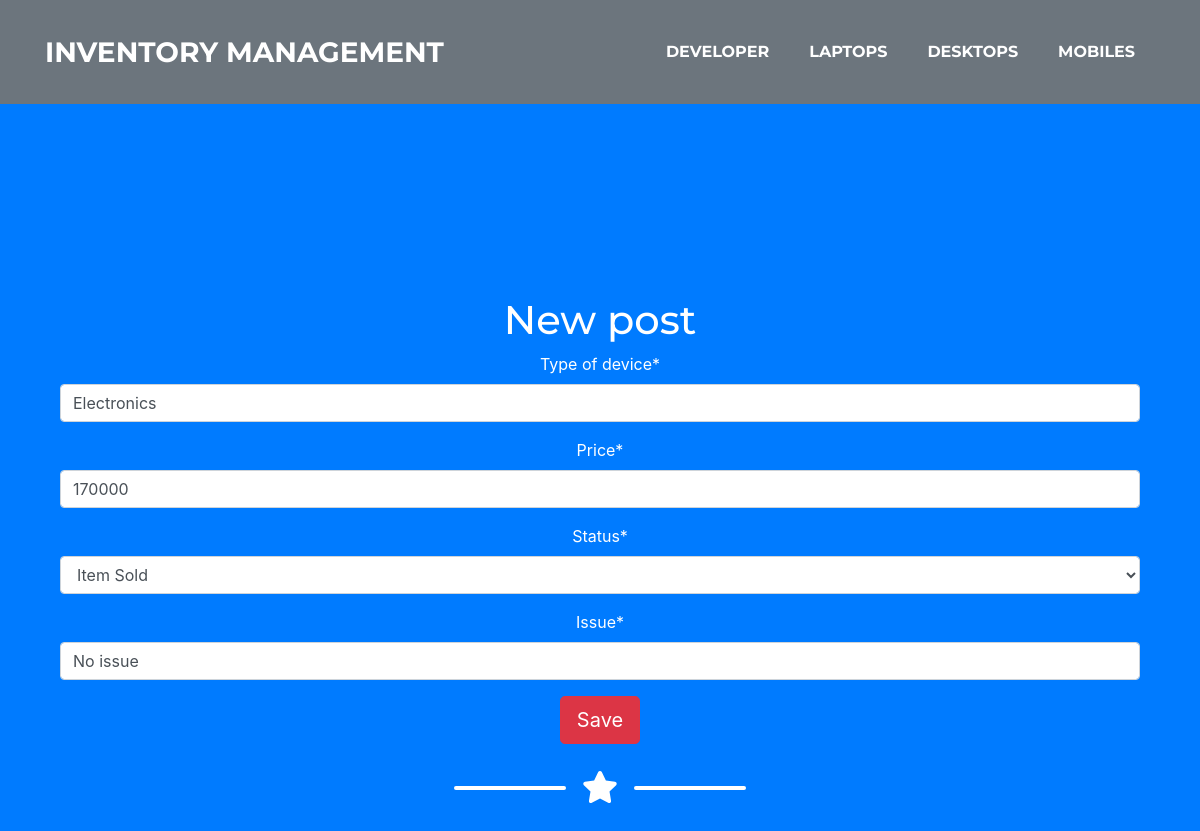
Page /edit_mobile/1 on the committed database.
### inventory/models.py (models this page shows, shortened)
class Device(models.Model):
    type_of_device = models.CharField(max_length=200, blank=False)
    price          = models.PositiveIntegerField()
    issue          = models.CharField(max_length=200, default='No issue')
    choices        = (
                        ('AVAILABLE','Ready to Purchage'),
                        ('SOLD','Item Sold'),
                        ('Restocking','item restocking in few days')
                     )
    status         = models.CharField(max_length=200,choices=choices, default="SOLD")
    class Meta:
        abstract = True

class Mobile(Device):
    def get_absolute_url(self):
        return reverse('inv:mobiles')

### inventory/views.py (the view)
# urls.py: path("edit_mobile/<int:pk>",views.EditMobileView.as_view(),name="e_mobile"),
class EditMobileView(UpdateView):
    form_class = MobileForm
    template_name = "inventory/edit_form.html"
    model = Mobile

### inventory/forms.py
class MobileForm(forms.ModelForm):
    class Meta:
        model  = Mobile
        fields = ('type_of_device','price','status','issue')

### templates/inventory/edit_form.html
{% extends 'base.html' %} {% load crispy_forms_tags %} {% block content %}
<div class="container techfont">
  <h1>New post</h1>
  <form method="POST" class="post-form">
    {% csrf_token %} {{form|crispy}}
    <button type="submit" class="btn btn-danger btn-lg">Save</button>
  </form>
</div>
{% endblock %}

### rows in the picture
Mobile: type_of_device "Electronics", price "170000", status "Item Sold", issue "No issue"
